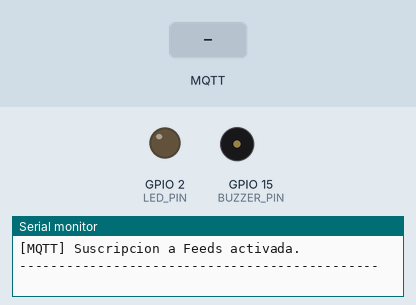
A sketch run on a simulated ESP32. Parts: output pins drawn as LEDs (lit = HIGH), buzzer (waves = sounding, pin HIGH), the last lines printed to the serial monitor. The test bench sets the inputs (shaded band). WiFi joins after 1.5 s; servers stay silent unless stated; random numbers use the default seed unless the sketch sets one; no MQTT or app messages arrive unless stated.

Above: at 2.7 s.
2.8 s: MQTT message "1" arrives on the first subscribed topic
At 3.5 s:
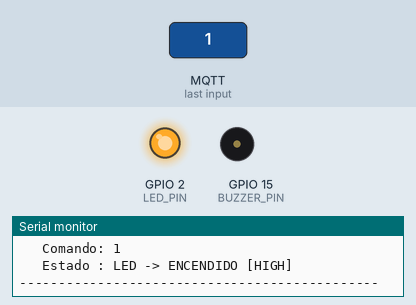
4.3 s: MQTT message "1" arrives on the second subscribed topic
At 4.6 s:
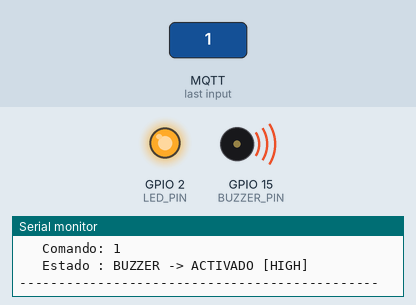
5.8 s: MQTT message "0" arrives on the first subscribed topic
At 7.0 s:
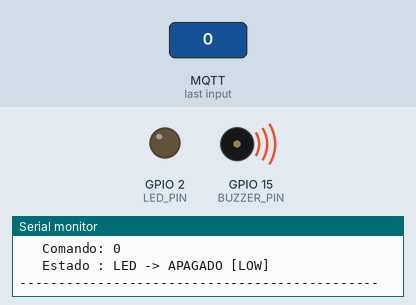
Timing chart, 0 to 8.8 s (numbered marks = the images above; inputs shaded):
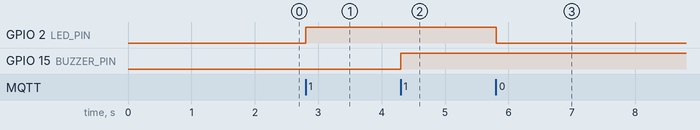

Measured:
- after the input at 2.8 s, GPIO 2 (LED_PIN): LOW → HIGH at once
- after the input at 4.3 s, GPIO 15 (BUZZER_PIN): LOW → HIGH at once
- after the input at 5.8 s, GPIO 2 (LED_PIN): HIGH → LOW at once

The sketch:

main.ino
```cpp
/*
 * PROYECTO INTEGRADOR IoT - FASE CLOUD (Adafruit IO)
 * Plataforma : ESP32 DevKit v1
 * Asignatura : Internet de las Cosas (IoT) - UTS
 * Integrantes: Neiver Granados & Kevin Gonzalez
 */

#include <WiFi.h>
#include <PubSubClient.h>
#include <DHT.h>

#include "config.h"   // Credenciales privadas (no se sube a GitHub)

// --- Credenciales Wi-Fi (vienen de config.h) ---
const char* SECRET_SSID     = WIFI_SSID;
const char* SECRET_PASS     = WIFI_PASSWORD;

// --- Credenciales Adafruit IO (vienen de config.h) ---
const char* AIO_SERVER      = "io.adafruit.com";
const int   AIO_PORT        = 1883;
const char* AIO_USERNAME    = AIO_USER;
const char* AIO_KEY         = AIO_KEY_SECRET;

// --- Asignación de Pines en ESP32 ---
#define LDR_PIN       34
#define DHTPIN        4
#define DHTTYPE       DHT11
#define LED_PIN       2
#define BUZZER_PIN    15

// --- Intervalo de publicación ---
const unsigned long INTERVALO_ENVIO = 15000;

DHT dht(DHTPIN, DHTTYPE);
WiFiClient espClient;
PubSubClient client(espClient);

unsigned long ultimoEnvio = 0;

String topic_temp;
String topic_hum;
String topic_luz;
String topic_led;
String topic_buzzer;

// ------------------------------------------------
// CONSTRUIR TOPICOS
// ------------------------------------------------

void construirTopicos() {
  String base = String(AIO_USERNAME) + "/feeds/";

  topic_temp   = base + "temperatura";
  topic_hum    = base + "humedad";
  topic_luz    = base + "luminosidad";
  topic_led    = base + "led-rojo";
  topic_buzzer = base + "buzzer";
}

// ------------------------------------------------
// BANNER
// ------------------------------------------------

void imprimirBanner() {
  Serial.println("\n==============================================");
  Serial.println("   SYSTEM INITIALIZATION | ESP32 DevKit v1");
  Serial.println("   Proyecto   : Cloud IoT - Adafruit IO");
  Serial.println("   Integrantes: Neiver Granados & Kevin Gonzalez");
  Serial.println("==============================================\n");
}

// ------------------------------------------------
// CONEXION WIFI
// ------------------------------------------------

void conectarWiFi() {
  Serial.println("[WIFI] Iniciando conexion a la red...");
  Serial.print("[WIFI] SSID: ");
  Serial.println(SECRET_SSID);

  WiFi.mode(WIFI_STA);
  WiFi.setAutoReconnect(true);
  WiFi.begin(SECRET_SSID, SECRET_PASS);

  Serial.print("[WIFI] Conectando ");

  while (WiFi.status() != WL_CONNECTED) {
    delay(500);
    Serial.print(".");
  }

  Serial.println("\n[WIFI] Status   : CONECTADO");
  Serial.print("[WIFI] Local IP : ");
  Serial.println(WiFi.localIP());
  Serial.println("----------------------------------------------");
}

// ------------------------------------------------
// RECIBIR COMANDOS MQTT
// ------------------------------------------------

void callback(char* topic, byte* payload, unsigned int length) {

  String mensaje = "";

  for (unsigned int i = 0; i < length; i++) {
    mensaje += (char)payload[i];
  }

  Serial.println("\n>> [ADAFRUIT IO RECIBIDO] --------------------");
  Serial.print("   Topico : ");
  Serial.println(topic);
  Serial.print("   Comando: ");
  Serial.println(mensaje);

  if (String(topic) == topic_led) {

    if (mensaje == "1" || mensaje == "ON") {
      digitalWrite(LED_PIN, HIGH);
      Serial.println("   Estado : LED -> ENCENDIDO [HIGH]");
    }
    else if (mensaje == "0" || mensaje == "OFF") {
      digitalWrite(LED_PIN, LOW);
      Serial.println("   Estado : LED -> APAGADO [LOW]");
    }
  }

  else if (String(topic) == topic_buzzer) {

    if (mensaje == "1" || mensaje == "ON") {
      digitalWrite(BUZZER_PIN, HIGH);
      Serial.println("   Estado : BUZZER -> ACTIVADO [HIGH]");
    }
    else if (mensaje == "0" || mensaje == "OFF") {
      digitalWrite(BUZZER_PIN, LOW);
      Serial.println("   Estado : BUZZER -> DESACTIVADO [LOW]");
    }
  }

  Serial.println("----------------------------------------------");
}

// ------------------------------------------------
// CONEXION MQTT
// ------------------------------------------------

void reconnectMQTT() {

  while (!client.connected()) {

    if (WiFi.status() != WL_CONNECTED) {
      Serial.println("[WIFI] Reconectando...");
      WiFi.reconnect();
      delay(2000);
      continue;
    }

    Serial.println("[MQTT] Intentando conectar con io.adafruit.com...");

    String clientId =
      "ESP32_granados_gonzalez_" +
      String(random(0xffff), HEX);

    if (client.connect(
          clientId.c_str(),
          AIO_USERNAME,
          AIO_KEY)) {

      Serial.println("[MQTT] Status : CONECTADO A ADAFRUIT IO EXITOSAMENTE");

      client.subscribe(topic_led.c_str());
      client.subscribe(topic_buzzer.c_str());

      Serial.println("[MQTT] Suscripcion a Feeds activada.");
      Serial.println("----------------------------------------------");

    } else {

      Serial.print("[MQTT] ERROR - Codigo de fallo: ");
      Serial.print(client.state());
      Serial.println(" | Reintentando en 3 segundos...");

      delay(3000);
    }
  }
}

// ------------------------------------------------
// PUBLICAR DATOS
// ------------------------------------------------

void publicarDatos() {

  float temperatura = dht.readTemperature();
  float humedad     = dht.readHumidity();

  int estadoLuz = analogRead(LDR_PIN);

  if (isnan(temperatura) || isnan(humedad)) {
    Serial.println("[ERROR] No se pudo leer el sensor DHT11 en P4!");
    return;
  }

  // Publicar temperatura
  bool envioTemp = client.publish(
    topic_temp.c_str(),
    String(temperatura, 1).c_str()
  );

  // Publicar humedad
  bool envioHum = client.publish(
    topic_hum.c_str(),
    String(humedad, 1).c_str()
  );

  // Publicar luminosidad
  bool envioLuz = client.publish(
    topic_luz.c_str(),
    String(estadoLuz).c_str()
  );

  Serial.println("\n<< [ADAFRUIT IO PUBLICADO] -------------------");

  Serial.print("   [+] Temperatura : ");
  Serial.print(temperatura, 1);
  Serial.print(" C | ");
  Serial.println(envioTemp ? "ENVIADO" : "ERROR");

  Serial.print("   [+] Humedad     : ");
  Serial.print(humedad, 1);
  Serial.print(" % | ");
  Serial.println(envioHum ? "ENVIADO" : "ERROR");

  Serial.print("   [+] Luminosidad : ");
  Serial.print(estadoLuz);
  Serial.print(" (P34) | ");
  Serial.println(envioLuz ? "ENVIADO" : "ERROR");

  Serial.println("----------------------------------------------");
  Serial.println("[INFO] Intervalo: 15 segundos");
  Serial.println("[INFO] Frecuencia: 4 puntos por minuto");
  Serial.println("----------------------------------------------");
}

// ------------------------------------------------
// SETUP
// ------------------------------------------------

void setup() {

  Serial.begin(115200);

  pinMode(LED_PIN, OUTPUT);
  pinMode(BUZZER_PIN, OUTPUT);
  pinMode(LDR_PIN, INPUT);

  digitalWrite(LED_PIN, LOW);
  digitalWrite(BUZZER_PIN, LOW);

  randomSeed(micros());

  imprimirBanner();
  construirTopicos();

  dht.begin();

  conectarWiFi();

  client.setServer(AIO_SERVER, AIO_PORT);
  client.setCallback(callback);

  Serial.println("[SYSTEM] Inicializacion completada");
}

// ------------------------------------------------
// LOOP PRINCIPAL
// ------------------------------------------------

void loop() {

  if (WiFi.status() != WL_CONNECTED) {
    Serial.println("[WIFI] Conexion perdida");
    WiFi.reconnect();
    delay(500);
    return;
  }

  if (!client.connected()) {
    reconnectMQTT();
  }

  client.loop();

  unsigned long tiempoActual = millis();

  if (tiempoActual - ultimoEnvio >= INTERVALO_ENVIO) {

    ultimoEnvio = tiempoActual;

    publicarDatos();
  }
}
```

config.h
```cpp
// main/config.h
// ARCHIVO PRIVADO: está en .gitignore, NUNCA lo subas a GitHub.
// Reemplaza los valores por los tuyos (usa una AIO Key NUEVA, regenerada).
#ifndef CONFIG_H
#define CONFIG_H

// --- Wi-Fi ---
#define WIFI_SSID      "TU_NUEVO_SSID"
#define WIFI_PASSWORD  "TU_NUEVA_CLAVE_WIFI"

// --- Adafruit IO ---
#define AIO_USER       "ngqwrld"
#define AIO_KEY_SECRET "AQUI_VA_TU_NUEVA_AIO_KEY"

#endif
```
